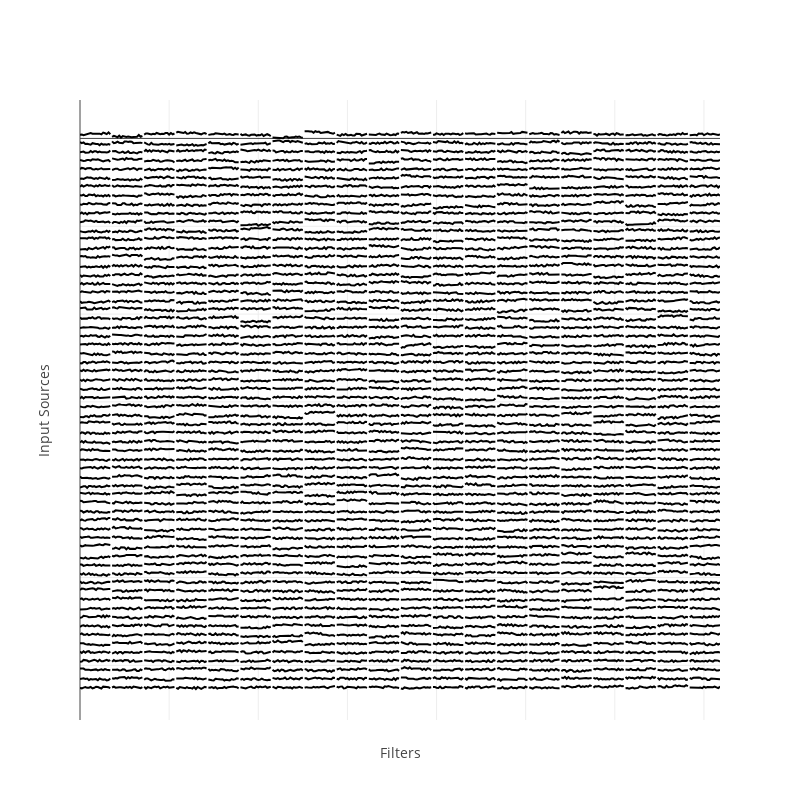

The cell this chart's notebook holds for it:
### Code cell
filters, biases = model.layers[2].get_weights()
# filters is shape 18 (kernel length), 64 (input sources), 20 (filters)
l_kernel, n_sources, n_filters = filters.shape
# For visualization, scale the filters to be between 0 and 1.
filters = np.copy(filters)
f_min, f_max = filters.min(), filters.max()
filters = (filters - f_min) / (f_max - f_min)

for filt_ix in range(n_filters):
    x = np.arange(l_kernel) + filt_ix * l_kernel
    for in_ix in range(n_sources):
        fig.add_trace(go.Scatter(x=x, y=filters[:, in_ix, filt_ix] - in_ix,
                                 mode='lines', line={'color': 'black'},
                                 hoverinfo='skip', name=''))

iplot(fig, config=plotly_cfg)
